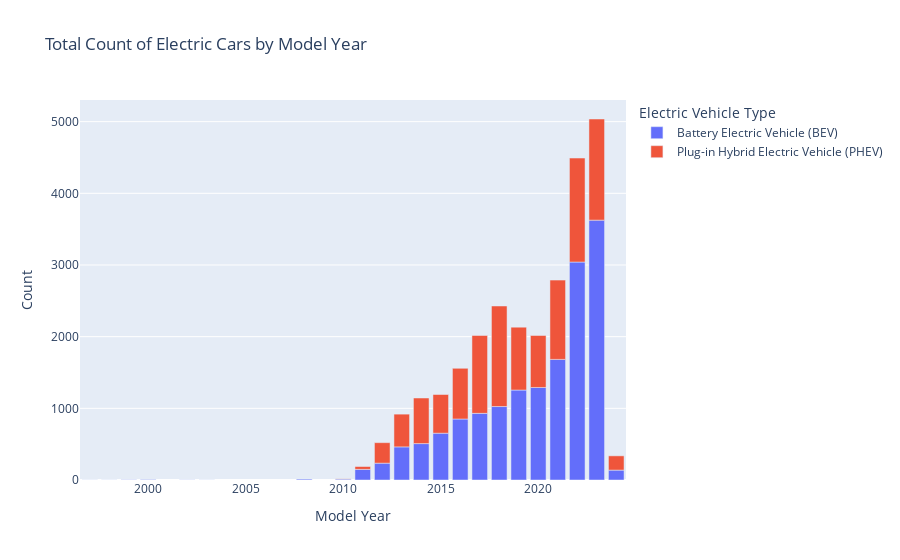

Notebook code cell kept with this figure:
### Markdown cell above
### Instructions

Run the code and check that the plot is correct.

- Run the bar plot code generated by GPT.
- _Check that the output is suitable. If not, try changing your prompt in the previous task to improve the output (this is prompt engineering, which you'll see more of in the next code-along project in the series)._

### Code cell
# Paste the code generated by GPT and run it
import nbformat
print(nbformat.__version__)

# Filter the dataset to include only electric cars
electric_cars_filtered = electric_cars[electric_cars['electric_vehicle_type'].str.contains('Electric Vehicle')]

# Group the data by model year and electric vehicle type, and count the number of occurrences
count_by_year_type = electric_cars_filtered.groupby(['model_year', 'electric_vehicle_type']).size().reset_index(name='count')

# Create the bar plot
fig = px.bar(count_by_year_type, x='model_year', y='count', color='electric_vehicle_type',
             title='Total Count of Electric Cars by Model Year',
             labels={'model_year': 'Model Year', 'count': 'Count', 'electric_vehicle_type': 'Electric Vehicle Type'})


# Show the plot
fig.show()

### Figure 1 — Plotly figure (JSON) as saved in the notebook; plotly's stock layout.template omitted (floating-point values rounded to 4 significant figures)
{"data": [{"alignmentgroup": "True", "hovertemplate": "Electric Vehicle Type=Battery Electric Vehicle (BEV)<br>Model Year=%{x}<br>Count=%{y}<extra></extra>", "legendgroup": "Battery Electric Vehicle (BEV)", "marker": {"color": "#636efa", "pattern": {"shape": ""}}, "name": "Battery Electric Vehicle (BEV)", "offsetgroup": "Battery Electric Vehicle (BEV)", "orientation": "v", "showlegend": true, "textposition": "auto", "type": "bar", "x": [1997, 1998, 1999, 2000, 2002, 2003, 2008, 2010, 2011, 2012, 2013, 2014, 2015, 2016, 2017, 2018, 2019, 2020, 2021, 2022, 2023, 2024], "xaxis": "x", "y": [1, 1, 3, 6, 2, 1, 12, 13, 148, 235, 462, 508, 653, 851, 930, 1025, 1255, 1291, 1683, 3041, 3626, 138], "yaxis": "y"}, {"alignmentgroup": "True", "hovertemplate": "Electric Vehicle Type=Plug-in Hybrid Electric Vehicle (PHEV)<br>Model Year=%{x}<br>Count=%{y}<extra></extra>", "legendgroup": "Plug-in Hybrid Electric Vehicle (PHEV)", "marker": {"color": "#EF553B", "pattern": {"shape": ""}}, "name": "Plug-in Hybrid Electric Vehicle (PHEV)", "offsetgroup": "Plug-in Hybrid Electric Vehicle (PHEV)", "orientation": "v", "showlegend": true, "textposition": "auto", "type": "bar", "x": [2010, 2011, 2012, 2013, 2014, 2015, 2016, 2017, 2018, 2019, 2020, 2021, 2022, 2023, 2024], "xaxis": "x", "y": [3, 40, 286, 457, 636, 540, 707, 1086, 1403, 878, 725, 1106, 1451, 1411, 199], "yaxis": "y"}], "layout": {"barmode": "relative", "legend": {"title": {"text": "Electric Vehicle Type"}, "tracegroupgap": 0}, "title": {"text": "Total Count of Electric Cars by Model Year"}, "xaxis": {"anchor": "y", "domain": [0, 1], "title": {"text": "Model Year"}}, "yaxis": {"anchor": "x", "domain": [0, 1], "title": {"text": "Count"}}}}
